Frame 1 (no input): blank canvas, image omitted
Frame 60 (the mouse pressed at the canvas centre just before this capture): blank canvas, image omitted
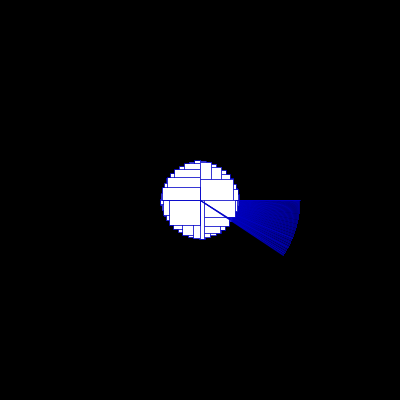
Frame 120 (the mouse held since frame 60 and released just before this capture)

The Processing sketch whose frames 1 and 60 were blank and that drew this single picture after the mouse press (run headless with seeded random() and noise(); from frame 60 on, the mouse is pressed at the canvas centre):

// Processing sketch: processing_99639
// ── processing_99639.pde

float x[] = new float [500];
float y[] = new float [500];
float x1[] = new float [500];
float y1[] = new float [500];
boolean xover = false;
boolean yover = false;
float line[] = new float [500];
int radians = 680;
float [] cos_vals = new float [radians];
float [] sin_vals = new float [radians];
float r = random (20,50);
float angulo=0;
int i=0;
void setup() {
  size(400,400);
  background(0);
  stroke(0,0,200,200);
  smooth();
}
void draw() {
  if (mouseX <= 400 && mouseY <= 400) {
    xover = true; 
    yover = true;
  }
  if (mousePressed) {
    i++;
    if(i>= 500)
      i =0;
    rect(mouseX, mouseY, r*cos(i), r * sin (i));

    x1[i] = mouseX + (100* cos(angulo));
    y1[i] = mouseY +(100* sin(angulo));
    angulo=angulo+0.01;

    line(mouseX, mouseY, x1[i], y1[i]);
  } 
  else { 
    background (0);

  }

}
